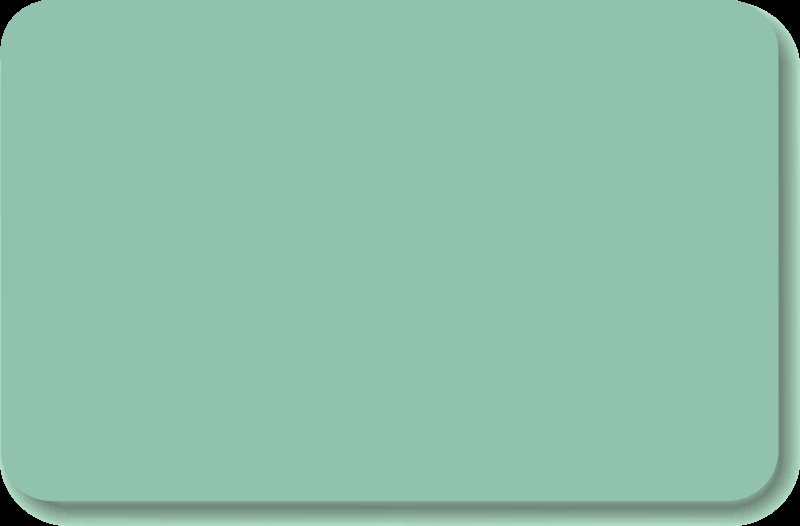
#> input picture PycharmProjects/Flashy Flashcard/images/card_back.png, 800 x 526 px, given in place of the camera
$ python openCV-movewindow.py
#> lines starting #> are read from the running program, lines starting #| are printed output that depends on the picture
import numpy as np
import cv2
print(cv2.__version__)

def onTrack1(val):
    global hueLow
    hueLow=val
    print('Hue Low',hueLow)
def onTrack2(val):
    global hueHigh
    hueHigh=val
    print('Hue High',hueHigh)
def onTrack3(val):
    global satLow
    satLow=val
    print('Sat Low',satLow)
def onTrack4(val):
    global satHigh
    satHigh=val
    print('Sat High',satHigh)
def onTrack5(val):
    global valLow
    valLow=val
    print('Val Low',valLow)
def onTrack6(val):
    global valHigh
    valHigh=val
    print('Val High',valHigh)

width=640
height=360
cam=cv2.VideoCapture(0,cv2.CAP_DSHOW)
cam.set(cv2.CAP_PROP_FRAME_WIDTH, width)
cam.set(cv2.CAP_PROP_FRAME_HEIGHT,height)
cam.set(cv2.CAP_PROP_FPS, 30)
cam.set(cv2.CAP_PROP_FOURCC,cv2.VideoWriter_fourcc(*'MJPG'))

cv2.namedWindow('myTracker')
cv2.moveWindow('myTracker',width,0)

hueLow=91
hueHigh=127
satLow=43
satHigh=250
valLow=36
valHigh=250

cv2.createTrackbar('Hue Low','myTracker',hueLow,179,onTrack1)
cv2.createTrackbar('Hue High','myTracker',hueHigh,179,onTrack2)
cv2.createTrackbar('Sat Low','myTracker',satLow,255,onTrack3)
cv2.createTrackbar('Sat High','myTracker',satHigh,255,onTrack4)
cv2.createTrackbar('Val Low','myTracker',valLow,255,onTrack5)
cv2.createTrackbar('Val High','myTracker',valHigh,255,onTrack6)
cv2.namedWindow('my WEBcam')
while True:
    ignore,  frame = cam.read()
#> frame is the input picture: shape (526, 800, 3); mean B, G, R 172.1, 190.8, 143.3
    frame = cv2.flip(frame, 1)
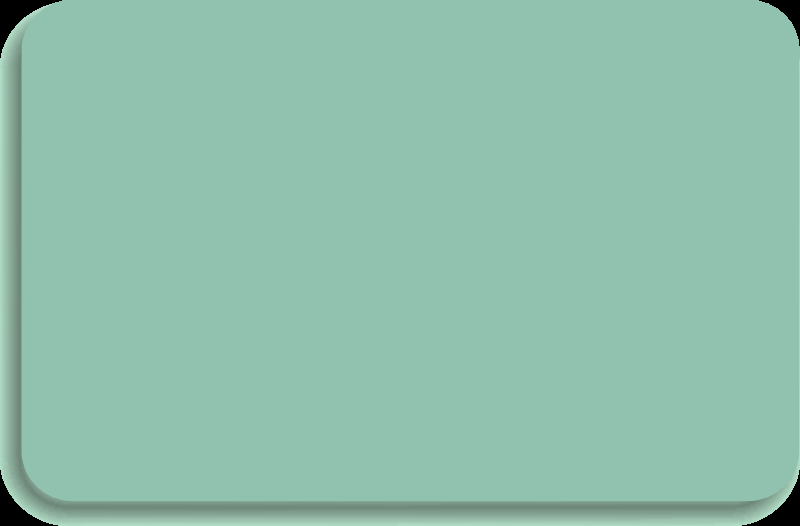
#> frame: shape (526, 800, 3); mean B, G, R 172.1, 190.8, 143.3
    frameHSV=cv2.cvtColor(frame,cv2.COLOR_BGR2HSV)
#> frameHSV: shape (526, 800, 3); mean H, S, V 77.1, 62.4, 190.8
    lowerBound=np.array([hueLow,satLow,valLow])
    upperBound=np.array([hueHigh,satHigh,valHigh])
    myMask=cv2.inRange(frameHSV,lowerBound,upperBound)
#> myMask: shape (526, 800); every value is 0
    contours,junk=cv2.findContours(myMask,cv2.RETR_EXTERNAL,cv2.CHAIN_APPROX_SIMPLE)
#> contours = []; junk = None
    for contour in contours:
        area=cv2.contourArea(contour)
        if area >= 250:
            x,y,w,h=cv2.boundingRect(contour)
            cv2.rectangle(frame,(x,y),(x+w,y+h),(0,0,255),3)
            cv2.moveWindow('my WEBcam',int(x/width*1020),int(y/height*570))
#> this loop made 0 passes
    #myMask=cv2.bitwise_not(myMask)
    myObject=cv2.bitwise_and(frame,frame,mask=myMask)
#> myObject: shape (526, 800, 3); every value is 0
    myObjectSmall=cv2.resize(myObject,(int(width/2),int(height/2)))
#> myObjectSmall: shape (180, 320, 3); every value is 0
    cv2.imshow('My Object',myObjectSmall)
    cv2.moveWindow('My Object',int(width/2),int(height))
    myMaskSmall=cv2.resize(myMask,(int(width/2),int(height/2)))
#> myMaskSmall: shape (180, 320); every value is 0
    cv2.imshow('My Mask',myMaskSmall)
    cv2.moveWindow('My Mask',0,height)
    cv2.imshow('my WEBcam', frame)
    # cv2.moveWindow('my WEBcam',0,0)
    if cv2.waitKey(1) & 0xff ==ord('q'):
#> (key q is pressed here)
        break
cam.release()
